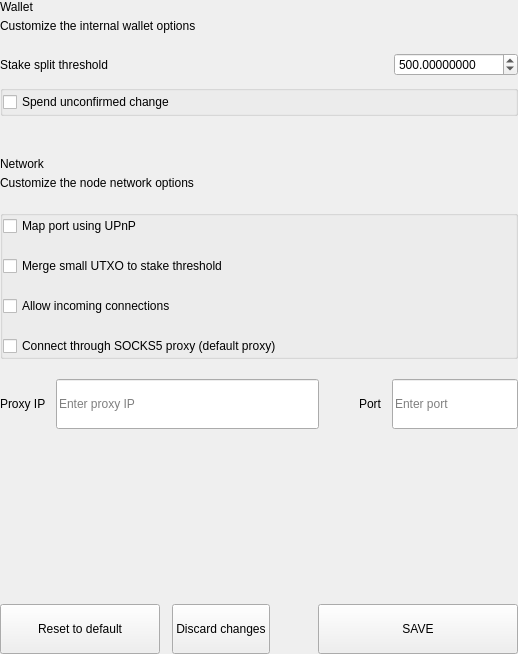
<?xml version="1.0" encoding="UTF-8"?>
<ui version="4.0">
 <class>SettingsWalletOptionsWidget</class>
 <widget class="QWidget" name="SettingsWalletOptionsWidget">
  <property name="geometry">
   <rect>
    <x>0</x>
    <y>0</y>
    <width>518</width>
    <height>654</height>
   </rect>
  </property>
  <property name="windowTitle">
   <string>Form</string>
  </property>
  <layout class="QVBoxLayout" name="verticalLayout">
   <property name="spacing">
    <number>0</number>
   </property>
   <property name="leftMargin">
    <number>0</number>
   </property>
   <property name="topMargin">
    <number>0</number>
   </property>
   <property name="rightMargin">
    <number>0</number>
   </property>
   <property name="bottomMargin">
    <number>0</number>
   </property>
   <item>
    <widget class="QWidget" name="left" native="true">
     <layout class="QVBoxLayout" name="verticalLayout_1">
      <property name="leftMargin">
       <number>0</number>
      </property>
      <property name="topMargin">
       <number>0</number>
      </property>
      <property name="rightMargin">
       <number>0</number>
      </property>
      <property name="bottomMargin">
       <number>0</number>
      </property>
      <item>
       <layout class="QVBoxLayout" name="verticalLayout_2">
        <property name="spacing">
         <number>0</number>
        </property>
        <item>
         <layout class="QHBoxLayout" name="horizontalLayout">
          <property name="spacing">
           <number>0</number>
          </property>
          <item>
           <layout class="QVBoxLayout" name="verticalLayoutTitle">
            <property name="spacing">
             <number>5</number>
            </property>
            <item>
             <widget class="QLabel" name="labelTitle">
              <property name="text">
               <string>Wallet</string>
              </property>
             </widget>
            </item>
            <item>
             <widget class="QLabel" name="labelSubtitle1">
              <property name="text">
               <string>Customize the internal wallet options</string>
              </property>
              <property name="wordWrap">
               <bool>true</bool>
              </property>
             </widget>
            </item>
           </layout>
          </item>
         </layout>
        </item>
        <item>
         <spacer name="verticalSpacer">
          <property name="orientation">
           <enum>Qt::Vertical</enum>
          </property>
          <property name="sizeType">
           <enum>QSizePolicy::Fixed</enum>
          </property>
          <property name="sizeHint" stdset="0">
           <size>
            <width>20</width>
            <height>20</height>
           </size>
          </property>
         </spacer>
        </item>
        <item>
         <layout class="QHBoxLayout" name="horizontalLayout_1">
          <property name="bottomMargin">
           <number>9</number>
          </property>
          <item>
           <widget class="QLabel" name="labelTitleStake">
            <property name="text">
             <string>Stake split threshold</string>
            </property>
           </widget>
          </item>
          <item>
           <spacer name="horizontalSpacer">
            <property name="orientation">
             <enum>Qt::Horizontal</enum>
            </property>
            <property name="sizeHint" stdset="0">
             <size>
              <width>40</width>
              <height>20</height>
             </size>
            </property>
           </spacer>
          </item>
          <item>
           <widget class="QDoubleSpinBox" name="spinBoxStakeSplitThreshold">
            <property name="decimals">
             <number>8</number>
            </property>
            <property name="minimum">
             <double>0.000000000000000</double>
            </property>
            <property name="maximum">
             <double>999999.000000000000000</double>
            </property>
            <property name="value">
             <double>500.000000000000000</double>
            </property>
           </widget>
          </item>
         </layout>
        </item>
        <item>
         <widget class="QGroupBox" name="groupBox">
          <property name="title">
           <string/>
          </property>
          <layout class="QVBoxLayout" name="verticalLayout_3">
           <property name="spacing">
            <number>20</number>
           </property>
           <property name="leftMargin">
            <number>0</number>
           </property>
           <property name="topMargin">
            <number>0</number>
           </property>
           <property name="rightMargin">
            <number>0</number>
           </property>
           <property name="bottomMargin">
            <number>0</number>
           </property>
           <item>
            <widget class="QCheckBox" name="radioButtonSpend">
             <property name="text">
              <string>Spend unconfirmed change</string>
             </property>
            </widget>
           </item>
          </layout>
         </widget>
        </item>
        <item>
         <spacer name="verticalSpacer_1">
          <property name="orientation">
           <enum>Qt::Vertical</enum>
          </property>
          <property name="sizeType">
           <enum>QSizePolicy::Fixed</enum>
          </property>
          <property name="sizeHint" stdset="0">
           <size>
            <width>20</width>
            <height>20</height>
           </size>
          </property>
         </spacer>
        </item>
        <item>
         <widget class="QLabel" name="labelDivider">
          <property name="minimumSize">
           <size>
            <width>0</width>
            <height>1</height>
           </size>
          </property>
          <property name="maximumSize">
           <size>
            <width>16777215</width>
            <height>1</height>
           </size>
          </property>
          <property name="text">
           <string/>
          </property>
         </widget>
        </item>
        <item>
         <spacer name="verticalSpacer_2">
          <property name="orientation">
           <enum>Qt::Vertical</enum>
          </property>
          <property name="sizeType">
           <enum>QSizePolicy::Fixed</enum>
          </property>
          <property name="sizeHint" stdset="0">
           <size>
            <width>20</width>
            <height>20</height>
           </size>
          </property>
         </spacer>
        </item>
        <item>
         <layout class="QHBoxLayout" name="horizontalLayout_2">
          <property name="spacing">
           <number>0</number>
          </property>
          <item>
           <layout class="QVBoxLayout" name="verticalLayoutTitle_1">
            <property name="spacing">
             <number>5</number>
            </property>
            <item>
             <widget class="QLabel" name="labelTitleNetwork">
              <property name="text">
               <string>Network</string>
              </property>
             </widget>
            </item>
            <item>
             <widget class="QLabel" name="labelSubtitleNetwork">
              <property name="text">
               <string>Customize the node network options</string>
              </property>
              <property name="wordWrap">
               <bool>true</bool>
              </property>
             </widget>
            </item>
           </layout>
          </item>
         </layout>
        </item>
        <item>
         <spacer name="verticalSpacer_3">
          <property name="orientation">
           <enum>Qt::Vertical</enum>
          </property>
          <property name="sizeType">
           <enum>QSizePolicy::Fixed</enum>
          </property>
          <property name="sizeHint" stdset="0">
           <size>
            <width>20</width>
            <height>20</height>
           </size>
          </property>
         </spacer>
        </item>
        <item>
         <widget class="QGroupBox" name="groupBox_1">
          <property name="title">
           <string/>
          </property>
          <layout class="QVBoxLayout" name="verticalLayout_4">
           <property name="spacing">
            <number>20</number>
           </property>
           <property name="leftMargin">
            <number>0</number>
           </property>
           <property name="topMargin">
            <number>0</number>
           </property>
           <property name="rightMargin">
            <number>0</number>
           </property>
           <property name="bottomMargin">
            <number>0</number>
           </property>
           <item>
            <widget class="QCheckBox" name="checkBoxMap">
             <property name="text">
              <string>Map port using UPnP</string>
             </property>
            </widget>
           </item>
           <item>
            <widget class="QCheckBox" name="checkBoxCombine">
             <property name="text">
              <string>Merge small UTXO to stake threshold</string>
             </property>
            </widget>
           </item>
           <item>
            <widget class="QCheckBox" name="checkBoxAllow">
             <property name="text">
              <string>Allow incoming connections</string>
             </property>
            </widget>
           </item>
           <item>
            <widget class="QCheckBox" name="checkBoxConnect">
             <property name="text">
              <string>Connect through SOCKS5 proxy (default proxy)</string>
             </property>
            </widget>
           </item>
          </layout>
         </widget>
        </item>
        <item>
         <spacer name="verticalSpacer_4">
          <property name="orientation">
           <enum>Qt::Vertical</enum>
          </property>
          <property name="sizeType">
           <enum>QSizePolicy::Fixed</enum>
          </property>
          <property name="sizeHint" stdset="0">
           <size>
            <width>20</width>
            <height>20</height>
           </size>
          </property>
         </spacer>
        </item>
        <item>
         <layout class="QHBoxLayout" name="horizontalLayout_3" stretch="2,0,1">
          <property name="spacing">
           <number>0</number>
          </property>
          <item>
           <layout class="QHBoxLayout" name="horizontalLayout_4">
            <property name="spacing">
             <number>10</number>
            </property>
            <item>
             <widget class="QLabel" name="labelSubtitleProxy">
              <property name="text">
               <string>Proxy IP</string>
              </property>
             </widget>
            </item>
            <item>
             <widget class="QLineEdit" name="lineEditProxy">
              <property name="minimumSize">
               <size>
                <width>0</width>
                <height>50</height>
               </size>
              </property>
              <property name="maximumSize">
               <size>
                <width>16777215</width>
                <height>50</height>
               </size>
              </property>
              <property name="placeholderText">
               <string>Enter proxy IP</string>
              </property>
             </widget>
            </item>
           </layout>
          </item>
          <item>
           <spacer name="horizontalSpacer_1">
            <property name="orientation">
             <enum>Qt::Horizontal</enum>
            </property>
            <property name="sizeHint" stdset="0">
             <size>
              <width>40</width>
              <height>20</height>
             </size>
            </property>
           </spacer>
          </item>
          <item>
           <layout class="QHBoxLayout" name="horizontalLayout_5">
            <property name="spacing">
             <number>10</number>
            </property>
            <item>
             <widget class="QLabel" name="labelSubtitlePort">
              <property name="text">
               <string>Port</string>
              </property>
             </widget>
            </item>
            <item>
             <widget class="QLineEdit" name="lineEditPort">
              <property name="minimumSize">
               <size>
                <width>0</width>
                <height>50</height>
               </size>
              </property>
              <property name="maximumSize">
               <size>
                <width>16777215</width>
                <height>50</height>
               </size>
              </property>
              <property name="placeholderText">
               <string>Enter port</string>
              </property>
             </widget>
            </item>
           </layout>
          </item>
         </layout>
        </item>
        <item>
         <spacer name="verticalSpacer_5">
          <property name="orientation">
           <enum>Qt::Vertical</enum>
          </property>
          <property name="sizeHint" stdset="0">
           <size>
            <width>20</width>
            <height>40</height>
           </size>
          </property>
         </spacer>
        </item>
        <item>
         <layout class="QHBoxLayout" name="horizontalLayout_6">
          <property name="spacing">
           <number>12</number>
          </property>
          <item>
           <widget class="QPushButton" name="pushButtonReset">
            <property name="minimumSize">
             <size>
              <width>160</width>
              <height>50</height>
             </size>
            </property>
            <property name="maximumSize">
             <size>
              <width>50</width>
              <height>16777215</height>
             </size>
            </property>
            <property name="focusPolicy">
             <enum>Qt::NoFocus</enum>
            </property>
            <property name="text">
             <string>Reset to default</string>
            </property>
           </widget>
          </item>
          <item>
           <widget class="QPushButton" name="pushButtonClean">
            <property name="minimumSize">
             <size>
              <width>0</width>
              <height>50</height>
             </size>
            </property>
            <property name="focusPolicy">
             <enum>Qt::NoFocus</enum>
            </property>
            <property name="text">
             <string>Discard changes</string>
            </property>
           </widget>
          </item>
          <item>
           <spacer name="horizontalSpacer_2">
            <property name="orientation">
             <enum>Qt::Horizontal</enum>
            </property>
            <property name="sizeType">
             <enum>QSizePolicy::Expanding</enum>
            </property>
            <property name="sizeHint" stdset="0">
             <size>
              <width>40</width>
              <height>20</height>
             </size>
            </property>
           </spacer>
          </item>
          <item>
           <widget class="QPushButton" name="pushButtonSave">
            <property name="minimumSize">
             <size>
              <width>200</width>
              <height>50</height>
             </size>
            </property>
            <property name="maximumSize">
             <size>
              <width>200</width>
              <height>50</height>
             </size>
            </property>
            <property name="focusPolicy">
             <enum>Qt::NoFocus</enum>
            </property>
            <property name="text">
             <string>SAVE</string>
            </property>
           </widget>
          </item>
         </layout>
        </item>
       </layout>
      </item>
     </layout>
    </widget>
   </item>
  </layout>
 </widget>
 <resources/>
 <connections/>
</ui>
